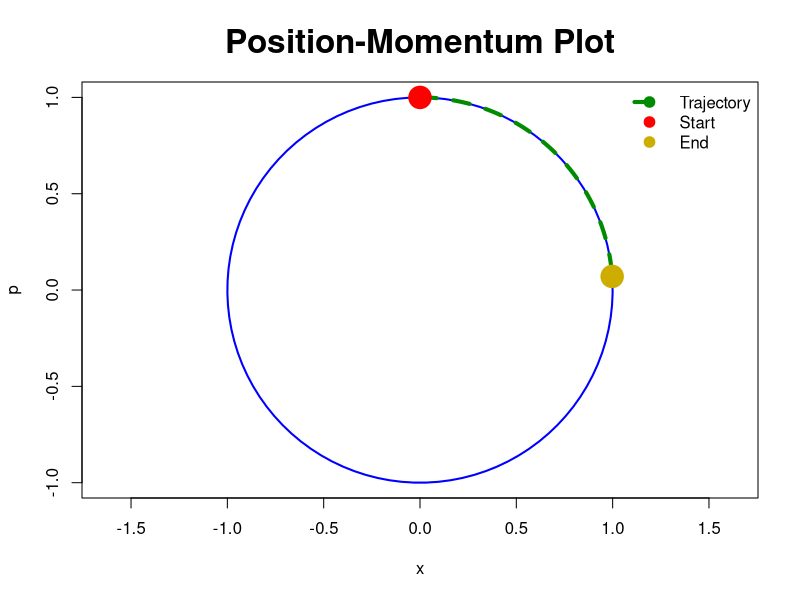
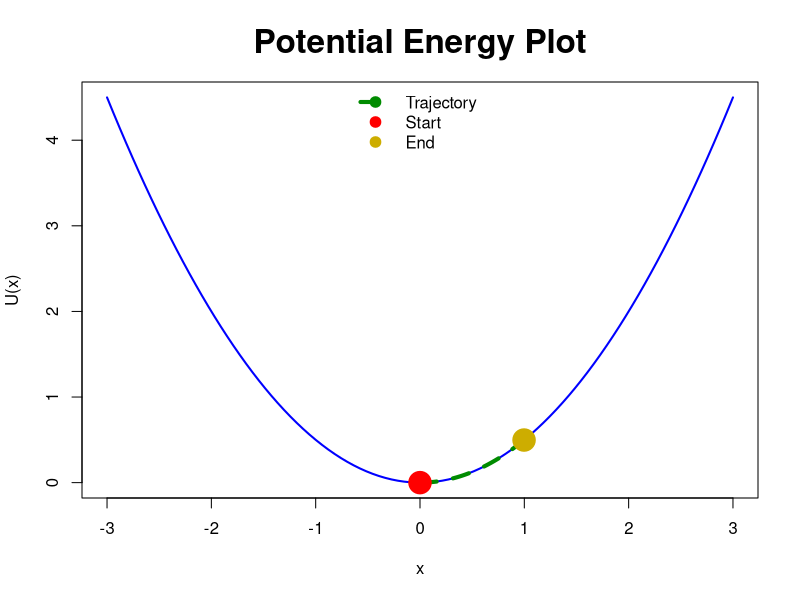
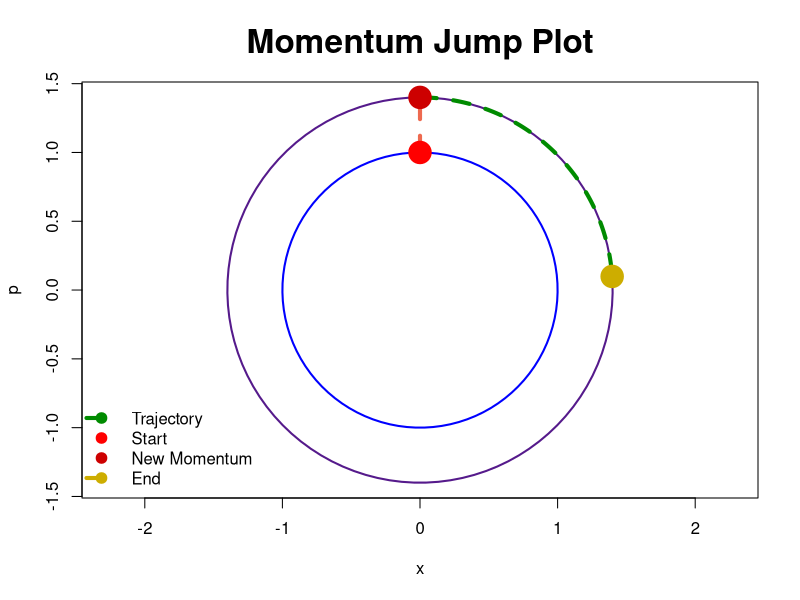
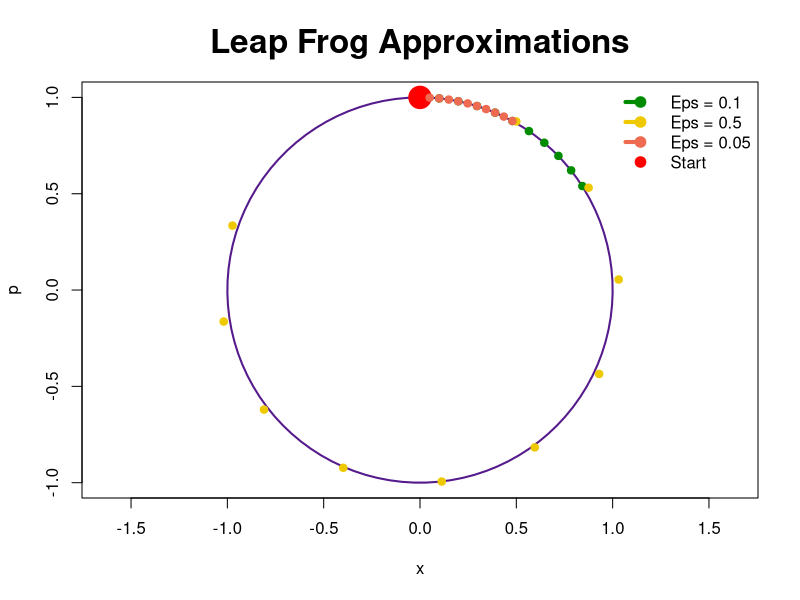
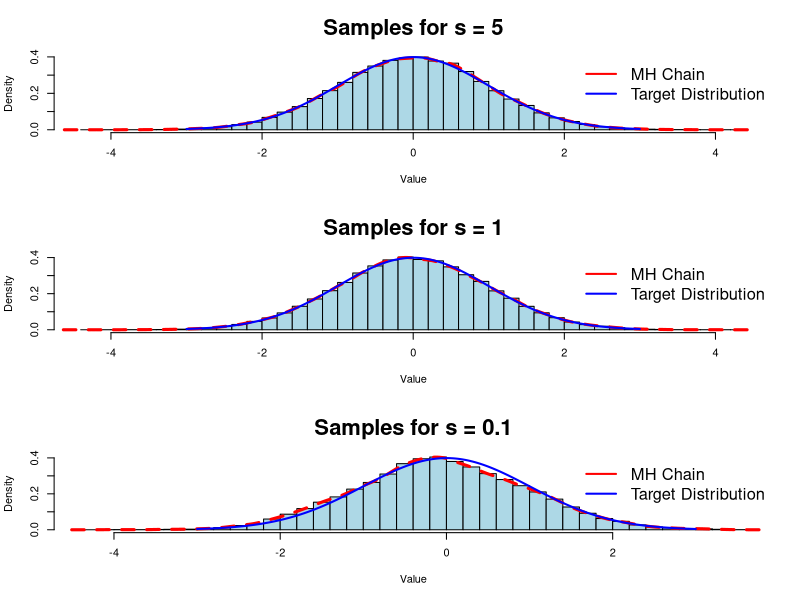
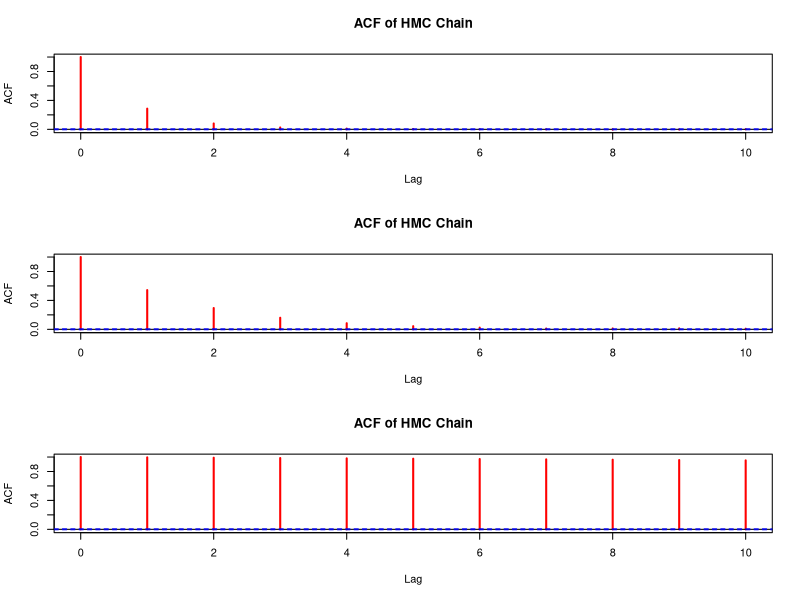

Here is the R script that generated these plots, in order:
##############################################################################
## Code to generate theoretical Physics visuals

## Generating the contour 
t <- seq(0,2*pi, length = 100)
start <- 0
end <- 1.5
t.prime <- seq(start, end, length = 100)
x <- sin(t)
p <- cos(t)

par(mfrow = c(1, 1))
plot(x, p, type = "l", lwd = 2, col = "blue", 
     main = "Position-Momentum Plot", xlab = "x", ylab = "p",
     cex.main = 2,
     asp = 1)
### Plotting a sample trajectory
lines(sin(t.prime), cos(t.prime), col = "green4", lwd = 4, lty = 2)
points(sin(start), cos(start), pch = 19, col = "red", cex = 3)
points(sin(end), cos(end), pch = 19, col = "gold3", cex = 3)
legend("topright", legend = c("Trajectory", "Start", "End"), 
       col = c("green4", "red", "gold3"), pch = 19, bty = "n",
       lty = c(2, NA, NA), lwd = c(4, NA, NA))

### Generating the potential plot
x <- seq(-3, 3, length.out = 100)
plot(x, 0.5*x^2, type = "l", lwd = 2, col = "blue", 
     main = "Potential Energy Plot", xlab = "x", ylab = "U(x)",
     cex.main = 2)
## Plotting the same trajectory
lines(sin(t.prime), 0.5*sin(t.prime)^2, col = "green4", lwd = 4, lty = 2)
points(sin(start), 0.5*sin(start)^2, pch = 19, col = "red", cex = 3)
points(sin(end), 0.5*sin(end)^2, pch = 19, col = "gold3", cex = 3)
legend("top", legend = c("Trajectory", "Start", "End"), 
       col = c("green4", "red", "gold3"), pch = 19, bty = "n",
       lty = c(2, NA, NA), lwd = c(4, NA, NA))

### Plotting the change of state
t <- seq(0,2*pi, length = 100)
start <- 0
end <- 1.5
t.prime <- seq(start, end, length = 100)
x <- sin(t)
p <- cos(t)
par(mfrow = c(1, 1))
plot(1.4*x, 1.4*p, type = "l", lwd = 2, col = "purple4", 
     main = "Momentum Jump Plot", xlab = "x", ylab = "p",
     cex.main = 2,
     asp = 1)
lines(x, p, type = "l", lwd = 2, col = "blue")
lines(1.4*sin(t.prime), 1.4*cos(t.prime), col = "green4", lwd = 4, lty = 2)
lines(c(sin(start), 1.4*sin(start)), c(cos(start), 1.4*cos(start)), col = "coral2", lwd = 4, lty = 2)
points(sin(start), cos(start), pch = 19, col = "red", cex = 3)
points(1.4*sin(start), 1.4*cos(start), pch = 19, col = "red3", cex = 3)
points(1.4*sin(end), 1.4*cos(end), pch = 19, col = "gold3", cex = 3)
legend("bottomleft", 
       legend = c("Trajectory", "Start", "New Momentum", "End"), 
       col = c("green4", "red", "red3", "gold3"), pch = 19, bty = "n",
       lty = c(2, NA, NA), lwd = c(4, NA, NA))


##############################################################################
## Leap Frog Visuals
## Generating the contour
t <- seq(0,2*pi, length = 100)
x <- sin(t)
p <- cos(t)
start <- 0
par(mfrow = c(1, 1))
plot(x, p, type = "l", lwd = 2, col = "purple4", 
     main = "Leap Frog Approximations", xlab = "x", ylab = "p",
     cex.main = 2,
     asp = 1)
## Starting point
points(sin(start), cos(start), pch = 19, col = "red", cex = 3)

## Leap Frog Steps
x.seq <- c()
p.seq <- c()
x.st <- sin(start)
p.st <- cos(start)
eps <- 0.1
L <- 10
for(i in 1:L){
  p.st <- p.st - eps*0.5*x.st
  x.st <- x.st + eps*p.st
  p.st <- p.st - eps*0.5*x.st
  x.seq[i] <- x.st
  p.seq[i] <- p.st
}
## Plotting the leap frog steps
points(x.seq, p.seq, pch = 19, col = "green4", cex = 1)

x.st <- sin(start)
p.st <- cos(start)
eps <- 0.5
L <- 10
for(i in 1:L){
  p.st <- p.st - eps*0.5*x.st
  x.st <- x.st + eps*p.st
  p.st <- p.st - eps*0.5*x.st
  x.seq[i] <- x.st
  p.seq[i] <- p.st
}
## Plotting the leap frog steps
points(x.seq, p.seq, pch = 19, col = "gold2", cex = 1)

x.st <- sin(start)
p.st <- cos(start)
eps <- 0.05
L <- 10
for(i in 1:L){
  p.st <- p.st - eps*0.5*x.st
  x.st <- x.st + eps*p.st
  p.st <- p.st - eps*0.5*x.st
  x.seq[i] <- x.st
  p.seq[i] <- p.st
}
## Plotting the leap frog steps
points(x.seq, p.seq, pch = 19, col = "coral2", cex = 1)

legend("topright", 
       legend = c("Eps = 0.1", "Eps = 0.5", "Eps = 0.05", "Start"), 
       col = c("green4","gold2","coral2", "red"), 
       pch = 19, bty = "n",
       lty = c(2, 2, 2, NA), lwd = c(4, 4, 4, NA))


##############################################################################

#### HMC CODE

## HMC Sampler Function
HMCsampler <- function(s = 1, n = 1e4)
{
  qt <- numeric(length = n)
  qt[1] <- 0 # starting here
  # don't need a starting value of p
  for(k in 2:n)
  {
    # new momentum
    p <- rnorm(1)
    #initial conditions for new H
    r2 <- qt[k-1]**2 + p**2
    
    # choosing +- with probability 1/2
    r <- sample(c(sqrt(r2), -sqrt(r2)), size = 1)
    a <- acos(qt[k-1]/r)
    
    # simulating Hamiltonian forward s time units
    qt[k] <- r*cos(a + s)
    
  }
  return(qt)
}

chain1 <- HMCsampler(s = 5, n = 1e5)
chain2 <- HMCsampler(s = 1, n = 1e5)
chain3 <- HMCsampler(s = 0.1, n = 1e5)

## Visulising the chain
par(mfrow = c(3, 1))
hist(chain1, breaks = 50, probability = TRUE,
     main = "Samples for s = 5", xlab = "Value", ylab = "Density",
     col = "lightblue", border = "black",
     cex.main = 2)
lines(density(chain1), col = "red", lwd = 3, lt = 2) # Overlay density estimate
x <- seq(-3, 3, length.out = 200)
y <- dnorm(x)
lines(x, y, col = "blue", lwd = 2) # Overlay target distribution     
legend("topright", legend = c("MH Chain", "Target Distribution"), 
       col = c("red", "blue"), lwd = 2, bty = "n",
       cex = 1.5)

hist(chain2, breaks = 50, probability = TRUE,
     main = "Samples for s = 1", xlab = "Value", ylab = "Density",
     col = "lightblue", border = "black",
     cex.main = 2)
lines(density(chain2), col = "red", lwd = 3, lt = 2) # Overlay density estimate
x <- seq(-3, 3, length.out = 200)
y <- dnorm(x)
lines(x, y, col = "blue", lwd = 2) # Overlay target distribution     
legend("topright", legend = c("MH Chain", "Target Distribution"), 
       col = c("red", "blue"), lwd = 2, bty = "n",
       cex = 1.5)

hist(chain3, breaks = 50, probability = TRUE,
     main = "Samples for s = 0.1", xlab = "Value", ylab = "Density",
     col = "lightblue", border = "black",
     cex.main = 2)
lines(density(chain3), col = "red", lwd = 3, lt = 2) # Overlay density estimate
x <- seq(-3, 3, length.out = 200)
y <- dnorm(x)
lines(x, y, col = "blue", lwd = 2) # Overlay target distribution     
legend("topright", legend = c("MH Chain", "Target Distribution"), 
       col = c("red", "blue"), lwd = 2, bty = "n",
       cex = 1.5)


## ACF plots
par(mfrow = c(3, 1))
acf(chain1, main = "ACF of HMC Chain",
    lag.max = 10,
     col = "red", lwd = 2)
acf(chain2, main = "ACF of HMC Chain",
    lag.max = 10,
     col = "red", lwd = 2)
acf(chain3, main = "ACF of HMC Chain",
    lag.max = 10,
     col = "red", lwd = 2)


